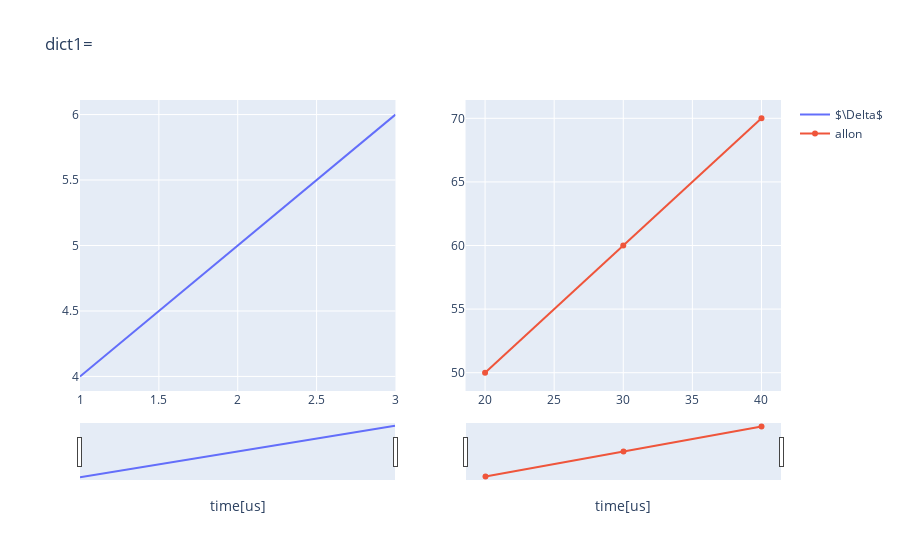

The code cell stored with this chart in its notebook:
### Code cell
import plotly.graph_objects as go
from plotly.subplots import make_subplots

fig_time_phi = make_subplots(rows=1, cols=2)

fig_time_phi.add_trace(
    go.Scatter(x=[1, 2, 3], y=[4, 5, 6],mode='lines', name='$\Delta$'),
    row=1, col=1
)

fig_time_phi.add_trace(
    go.Scatter(x=[20, 30, 40], y=[50, 60, 70],name='allon'),
    row=1, col=2
)
fig_time_phi.update_xaxes( title='time[us]',rangeslider=dict(
            visible=True))

fig_time_phi.update_layout(title='dict1=')
fig_time_phi.show()

### Figure 1 — Plotly figure (JSON) as saved in the notebook; plotly's stock layout.template omitted (floating-point values rounded to 4 significant figures)
{"data": [{"mode": "lines", "name": "$\\Delta$", "type": "scatter", "x": [1, 2, 3], "xaxis": "x", "y": [4, 5, 6], "yaxis": "y"}, {"name": "allon", "type": "scatter", "x": [20, 30, 40], "xaxis": "x2", "y": [50, 60, 70], "yaxis": "y2"}], "layout": {"title": {"text": "dict1="}, "xaxis": {"anchor": "y", "domain": [0, 0.45], "rangeslider": {"visible": true}, "title": {"text": "time[us]"}}, "xaxis2": {"anchor": "y2", "domain": [0.55, 1], "rangeslider": {"visible": true}, "title": {"text": "time[us]"}}, "yaxis": {"anchor": "x", "domain": [0, 1]}, "yaxis2": {"anchor": "x2", "domain": [0, 1]}}}
